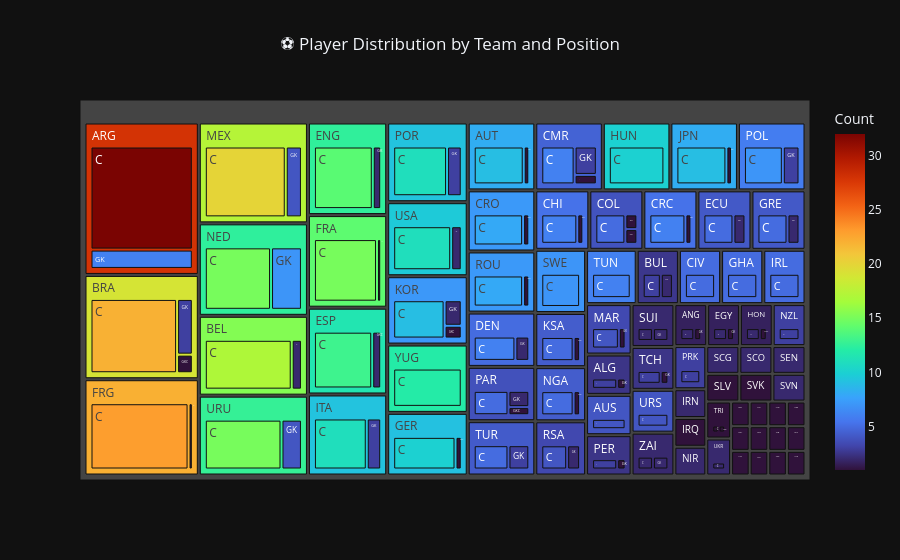

Notebook code cell kept with this figure:
### Code cell
import plotly.express as px

treemap_data = df.groupby(["Team Initials", "Position"]).size().reset_index(name="Count")

fig = px.treemap(
    treemap_data,
    path=["Team Initials", "Position"],
    values="Count",
    color="Count",
    color_continuous_scale="Turbo",
    title="⚽ Player Distribution by Team and Position"
)

fig.update_layout(
    template="plotly_dark",
    title_x=0.5
)

fig.show()

### Figure 1 — Plotly figure (JSON) as saved in the notebook; plotly's stock layout.template omitted (floating-point values rounded to 4 significant figures; data arrays with more than 128 entries replaced by an {"elided": "..."} marker saying what was removed)
{"data": [{"branchvalues": "total", "customdata": {"elided": "203x1 float values"}, "domain": {"x": [0, 1], "y": [0, 1]}, "hovertemplate": "labels=%{label}<br>Count_sum=%{value}<br>parent=%{parent}<br>id=%{id}<br>Count=%{color}<extra></extra>", "ids": {"elided": "203 str values"}, "labels": {"elided": "203 str values"}, "marker": {"coloraxis": "coloraxis", "colors": {"elided": "203 float values"}}, "name": "", "parents": {"elided": "203 str values"}, "type": "treemap", "values": {"elided": "203 float values"}}], "layout": {"coloraxis": {"autocolorscale": false, "colorbar": {"title": {"text": "Count"}}, "colorscale": [[0, "#30123b"], [0.07143, "#4145ab"], [0.1429, "#4675ed"], [0.2143, "#39a2fc"], [0.2857, "#1bcfd4"], [0.3571, "#24eca6"], [0.4286, "#61fc6c"], [0.5, "#a4fc3b"], [0.5714, "#d1e834"], [0.6429, "#f3c63a"], [0.7143, "#fe9b2d"], [0.7857, "#f36315"], [0.8571, "#d93806"], [0.9286, "#b11901"], [1, "#7a0402"]]}, "legend": {"tracegroupgap": 0}, "title": {"text": "⚽ Player Distribution by Team and Position", "x": 0.5}}}
